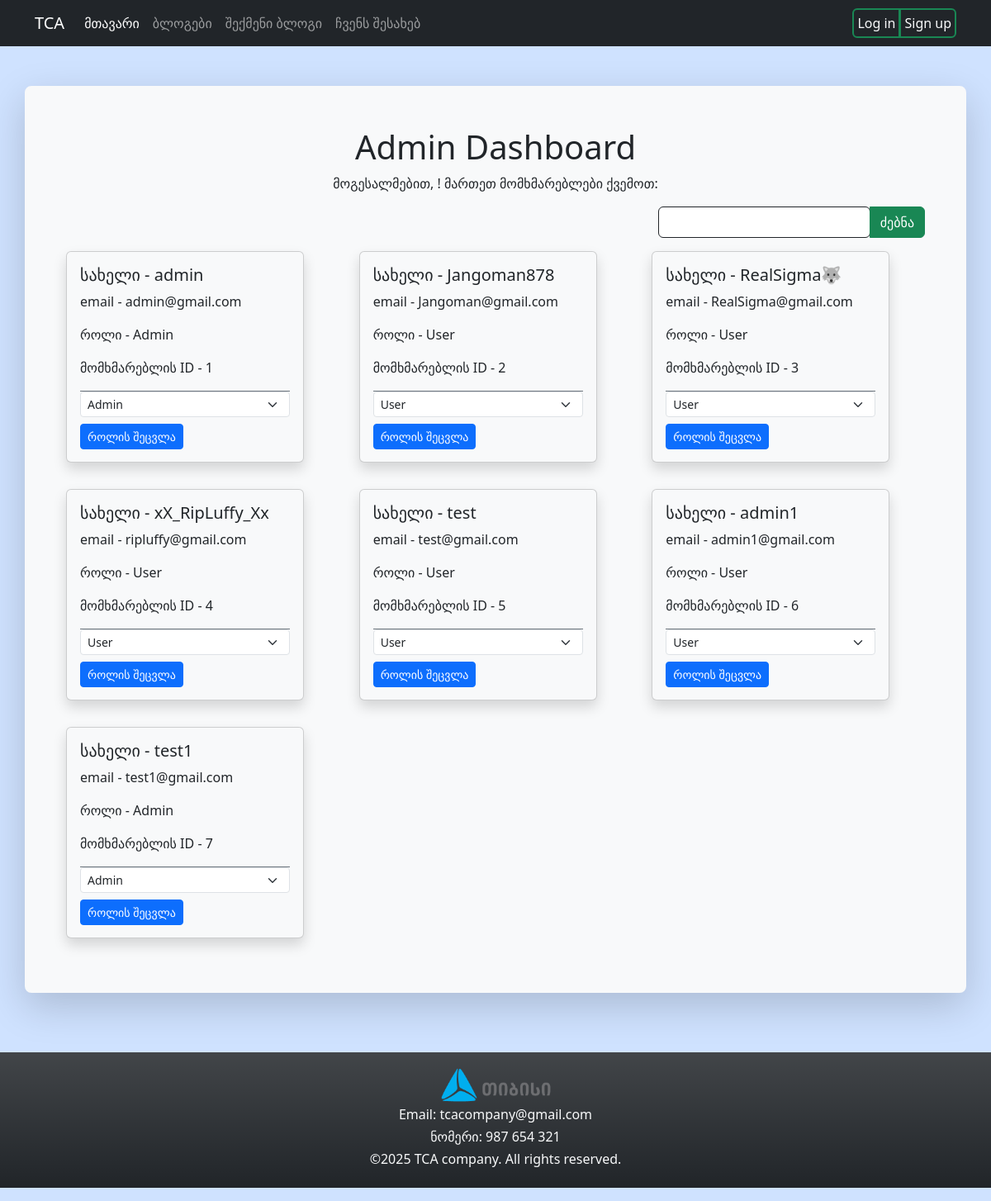
Page /Search on the committed database.
### models.py (models this page shows, shortened)
class User(db.Model, UserMixin):
    id = db.Column(db.Integer(), primary_key=True)
    email = db.Column(db.String, unique=True, nullable=False)
    username = db.Column(db.String, nullable=False)
    birth_date = db.Column(db.Integer, nullable=True)
    password_hash = db.Column(db.String, nullable=False)
    role = db.Column(db.String, default="user")

### routes.py (the view)
@app.route("/Search")
def search():
    username = request.args.get("n", "").strip()
    user_id = request.args.get("id", "").strip()
    query = User.query
    if username:
        query = query.filter(User.username.ilike(f"%{username}%"))
    if user_id:
        query = query.filter(User.id == user_id)
    users = query.all()
    return render_template("admin_dashboard.html", users=users)

### templates/admin_dashboard.html
{% extends "base.html" %}
{% block content %}
<div class="container mt-5 my-2 w-70 p-5 rounded-3 bg bg-dark border border-light border-2 shadow-lg bg-body-tertiary rounded">
    <div align="center">
        <h1>Admin Dashboard</h1>
        <p>მოგესალმებით, {{ current_user.username }}! მართეთ მომხმარებლები ქვემოთ:</p>
    </div>
    <div align="right">
        <form class="btn-group" action="/Search">
            <input name="n" class="form-control border border-dark">
            <button class="btn btn-success">ძებნა</button>
        </form>
    </div>
    <div class="row justify-content-left">
        {% if users %}
        {% for user in users %}
        <div class="col-sm-12 col-md-6 col-lg-4 my-3">
            <div class="card rounded bg-light shadow" style="width: 18rem; height: 16rem;">
                <div class="card-body">
                    <h5 class="card-title">სახელი - {{ user.username }}</h5>
                    <p class="card-text">email - {{ user.email }}</p>
                    <p class="card-text">როლი - {{ user.role }}</p>
                    <p class="card-text">მომხმარებლის ID - {{ user.id }}</p>
                    <div class="mt-auto border-secondary border-top">
                        <form action="/change_role/{{ user.id }}" method="POST" class="d-inline me-2 mt-2 pb-2">
                            <select name="new_role" class="form-select form-select-sm">
                                <option value="User" {% if user.role==
                                'User' %}selected{% endif %}>User</option>
                                <option value="Admin" {% if user.role==
                                'Admin' %}selected{% endif %}>Admin</option>
                            </select>
                            <button type="submit" class="btn btn-primary btn-sm mt-2">როლის შეცვლა</button>
                        </form>
                    </div>
                </div>
            </div>
        </div>
        {% endfor %}
        {% else %}
        <p>მომხმარებლები არ მოიძებნა.</p>
        {% endif %}
    </div>
</div>
{% endblock content %}

### templates/base.html (style rules this page uses)
body { display: flex; flex-direction: column; min-height: 100vh; }

### rows in the picture
User: username "admin", email "admin@gmail.com", role "Admin", id "1", new_role "Admin"
User: username "Jangoman878", email "Jangoman@gmail.com", role "User", id "2", new_role "User"
User: username "RealSigma🐺", email "RealSigma@gmail.com", role "User", id "3", new_role "User"
User: username "xX_RipLuffy_Xx", email "ripluffy@gmail.com", role "User", id "4", new_role "User"
User: username "test", email "test@gmail.com", role "User", id "5", new_role "User"
User: username "admin1", email "admin1@gmail.com", role "User", id "6", new_role "User"
User: username "test1", email "test1@gmail.com", role "Admin", id "7", new_role "Admin"
